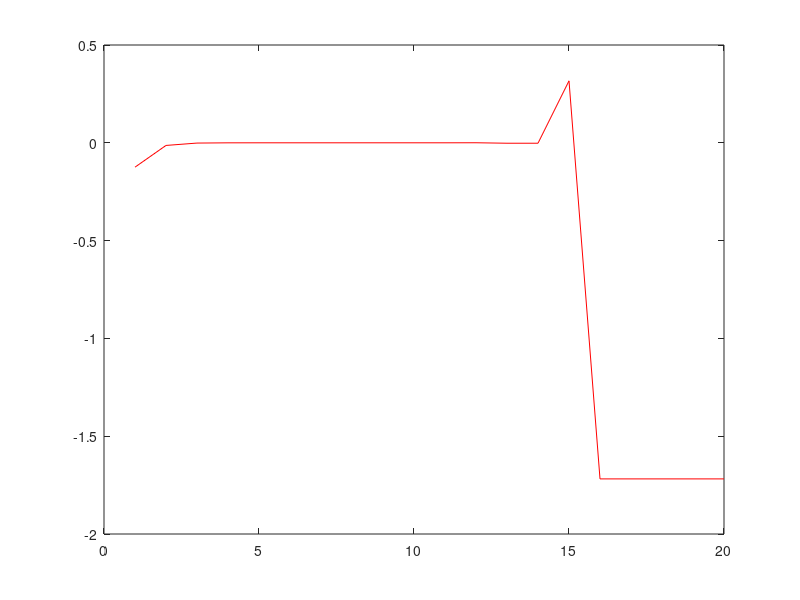

Source code (MATLAB):
clear;                                % clear the residue

res = zeros(1, 20);                   % create a 1x21 zero matrix
for i = 1: 20                         % caculate the result of (1 + 1/n)^n from 10^1 to 10^20
    res(i) = (1 + 1/(10^i))^(10^i);
end
x = 1: 1: 20;                         % set x from 1 to 10
plot(x, res - exp(1), '-r');          % plot the diagram